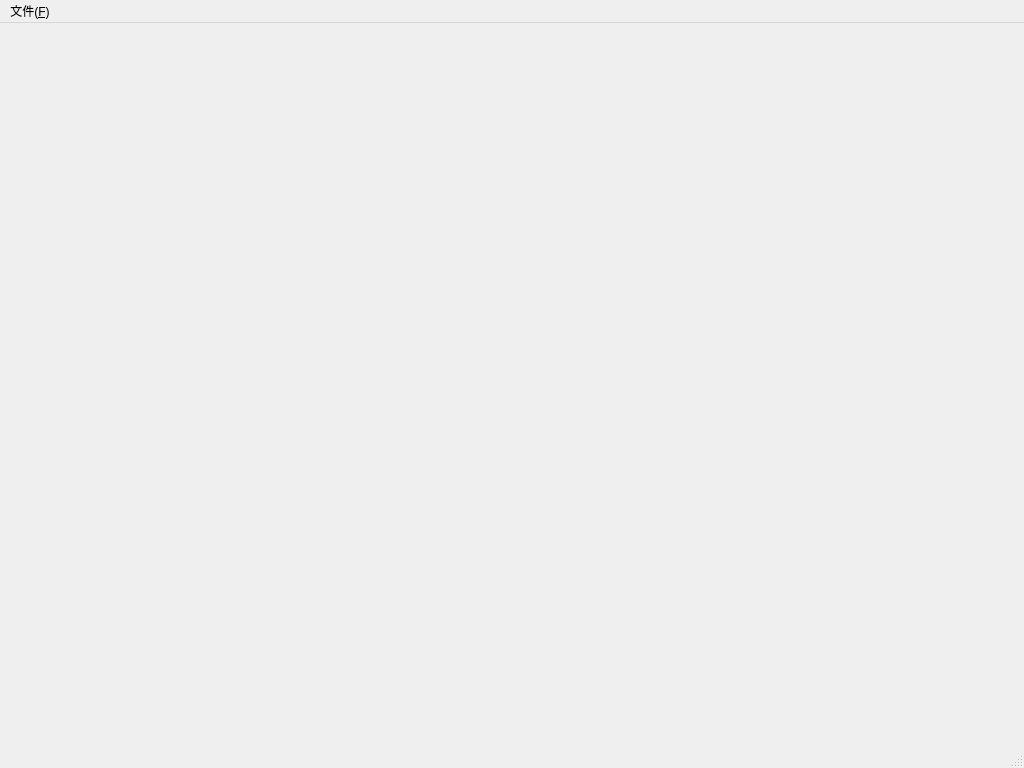
<?xml version="1.0" encoding="UTF-8"?>
<ui version="4.0">
 <class>tw_MainWindow</class>
 <widget class="QMainWindow" name="tw_MainWindow">
  <property name="geometry">
   <rect>
    <x>0</x>
    <y>0</y>
    <width>1024</width>
    <height>768</height>
   </rect>
  </property>
  <property name="windowTitle">
   <string>Text Editor</string>
  </property>
  <widget class="QWidget" name="centralwidget">
   <layout class="QVBoxLayout" name="verticalLayout">
    <property name="spacing"><number>0</number></property>
    <property name="leftMargin"><number>0</number></property>
    <property name="topMargin"><number>0</number></property>
    <property name="rightMargin"><number>0</number></property>
    <property name="bottomMargin"><number>0</number></property>
    <item>
     <widget class="QFrame" name="placeholderFrame">
      <property name="frameShape"><enum>QFrame::NoFrame</enum></property>
     </widget>
    </item>
   </layout>
  </widget>
  <widget class="QMenuBar" name="menubar">
   <property name="geometry">
    <rect>
     <x>0</x>
     <y>0</y>
     <width>1024</width>
     <height>22</height>
    </rect>
   </property>
   <widget class="QMenu" name="menu_File">
    <property name="title">
     <string>文件(&amp;F)</string>
    </property>
    <addaction name="action_Open"/>
    <addaction name="action_Save"/>
    <addaction name="separator"/>
    <addaction name="action_Exit"/>
   </widget>
   <addaction name="menu_File"/>
  </widget>
  <widget class="QStatusBar" name="statusbar"/>
  <action name="action_Open">
   <property name="text"><string>打开(&amp;O)...</string></property>
   <property name="shortcut"><string>Ctrl+O</string></property>
  </action>
  <action name="action_Save">
   <property name="text"><string>保存(&amp;S)</string></property>
   <property name="shortcut"><string>Ctrl+S</string></property>
  </action>
  <action name="action_Exit">
   <property name="text"><string>退出(&amp;X)</string></property>
  </action>
 </widget>
 <resources/>
 <connections/>
</ui>
